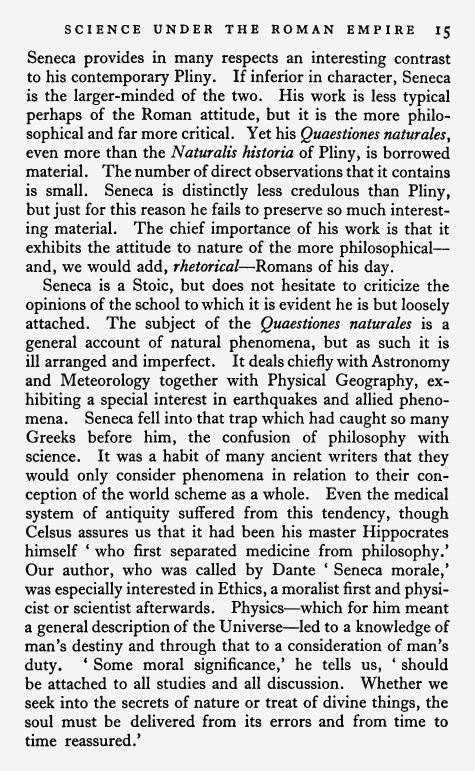
#> input picture tests/fixtures/layout_regression/inputs/body-header-includes-pageno.png, 950 x 1542 px (shown at 1/2 size)
$ python -i contours.py   (imports and definitions only)
#> lines starting #> are read from the running program, lines starting #| are printed output that depends on the picture; after the words box and inside, x2 and y2 are one past the last pixel; in counts of white or black regions, pixels touching at a corner belong together
#> further down, picture is the input picture: shape (1542, 950); min 13, max 244, mean 209.7
from __future__ import annotations

# Configure logging
import logging
from typing import TYPE_CHECKING, cast

if TYPE_CHECKING:
    from collections.abc import Sequence

import cv2
import numpy as np
import numpy.typing as npt

logger = logging.getLogger(__name__)

ImageArray = npt.NDArray[np.uint8]
Contour = npt.NDArray[np.int32]


def find_and_draw_contours(img: ImageArray) -> tuple[ImageArray, tuple[Contour, ...]]:
    """Find external contours in a grayscale image and draw bounding rectangles.

    Always returns a 3-channel BGR visualization image regardless of whether
    any contours are found, so callers do not need to runtime-dispatch on
    output shape. When no contours are found, the input is converted to BGR
    and returned unmodified (no rectangles drawn).
    """
    raw_contours, _ = cv2.findContours(img, cv2.RETR_EXTERNAL, cv2.CHAIN_APPROX_SIMPLE)
#> raw_contours = [[[0, 0], [0, 1541], [949, 1541], [949, 0]]]
    contours = cast("tuple[Contour, ...]", tuple(raw_contours))
#> contours = ([[0, 0], [0, 1541], [949, 1541], [949, 0]],)
    # Always promote to 3-channel BGR so the return type is consistent.
    out = (
        cast("ImageArray", cv2.cvtColor(img, cv2.COLOR_GRAY2BGR))
        if img.ndim == 2
        else img.copy()
    )
    # TODO: Optimize the rectangle drawing by using Numpy
    if contours:
        for c in contours:
            x, y, w, h = cv2.boundingRect(c)
            _ = cv2.rectangle(out, (x, y), (x + w, y + h), (125, 255, 0), 4)
#> this loop made 1 pass
#> (c, x, y, w, h) on pass 1: ([[0, 0], [0, 1541], [949, 1541], [949, 0]], 0, 0, 950, 1542)
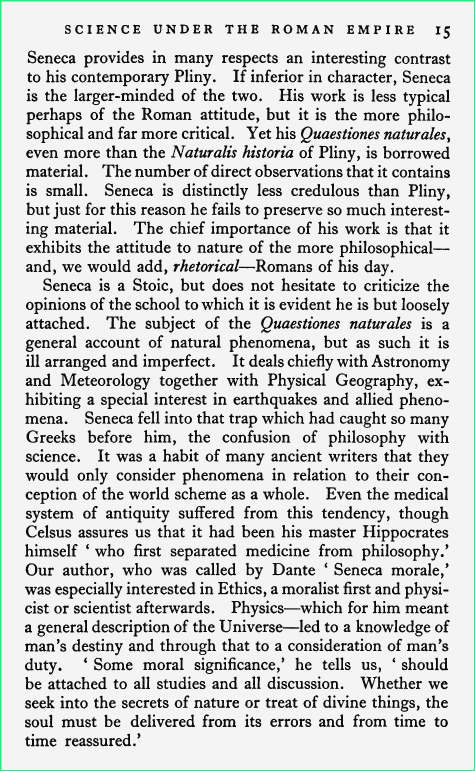
#> out: shape (1542, 950, 3) (shown at 1/2 size); 0.85% of pixels changed, all inside (x1, y1, x2, y2) = (0, 0, 950, 1542)

    return out, contours


# [95 lines that did not run here, left out]

>>> import cv2
>>> picture = cv2.imread('../../../tests/fixtures/layout_regression/inputs/body-header-includes-pageno.png', cv2.IMREAD_GRAYSCALE)
>>> result = find_and_draw_contours(picture)

$ run again, on tests/fixtures/layout_regression/inputs/body-italic-header-left-pageno.png
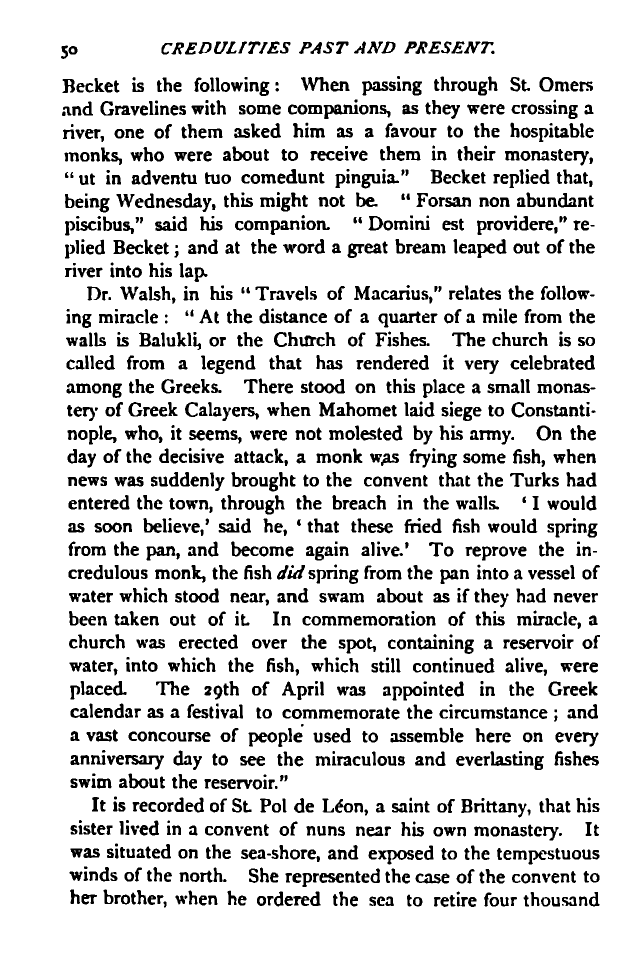
#> input picture tests/fixtures/layout_regression/inputs/body-italic-header-left-pageno.png, 1275 x 1938 px (shown at 1/2 size)
#> picture: shape (1938, 1275); 85.5% white; 1685 black regions (2 under 20 px), largest, box (x1, y1, x2, y2) and area: (250, 1510, 328, 1539) 935, (647, 209, 717, 238) 901, (756, 1700, 828, 1729) 849
#> raw_contours = [[[0, 0], [0, 1937], [1274, 1937], [1274, 0]]]
#> contours = ([[0, 0], [0, 1937], [1274, 1937], [1274, 0]],)
#> in find_and_draw_contours, out is the input picture: shape (1938, 1275, 3); 85.5% white; 1685 black regions (2 under 20 px), largest, box (x1, y1, x2, y2) and area: (250, 1510, 328, 1539) 935, (647, 209, 717, 238) 901, (756, 1700, 828, 1729) 849
#> the loop in find_and_draw_contours, `for c in contours:` made 1 pass
#> (c, x, y, w, h) on pass 1: ([[0, 0], [0, 1937], [1274, 1937], [1274, 0]], 0, 0, 1275, 1938)
#> after the loop in find_and_draw_contours, `for c in contours:`:
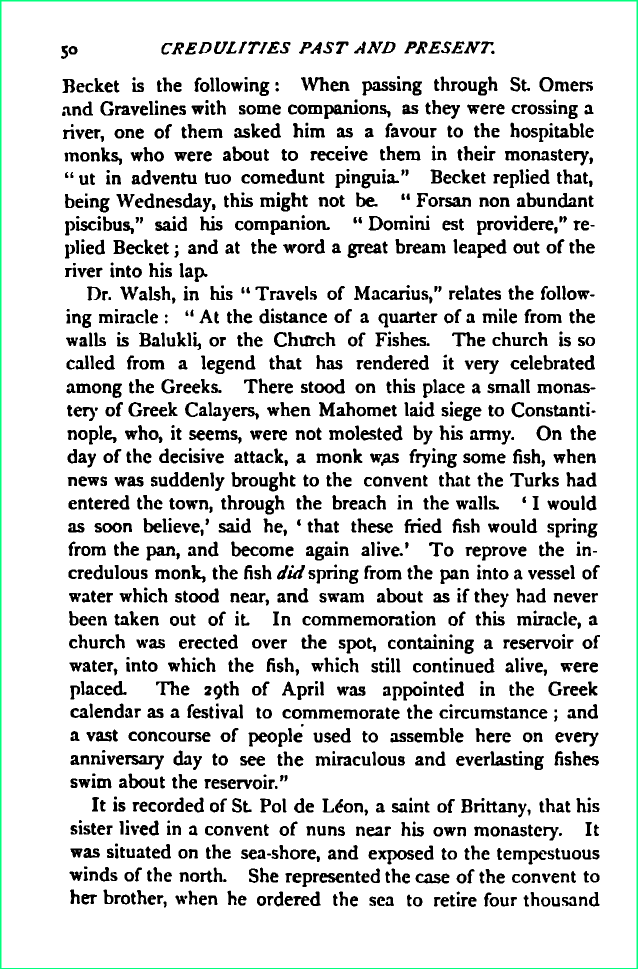
#> out: shape (1938, 1275, 3) (shown at 1/2 size); 0.65% of pixels changed, all inside (x1, y1, x2, y2) = (0, 0, 1275, 1938)

$ run again, on tests/fixtures/layout_regression/inputs/body-running-header-page-number.png
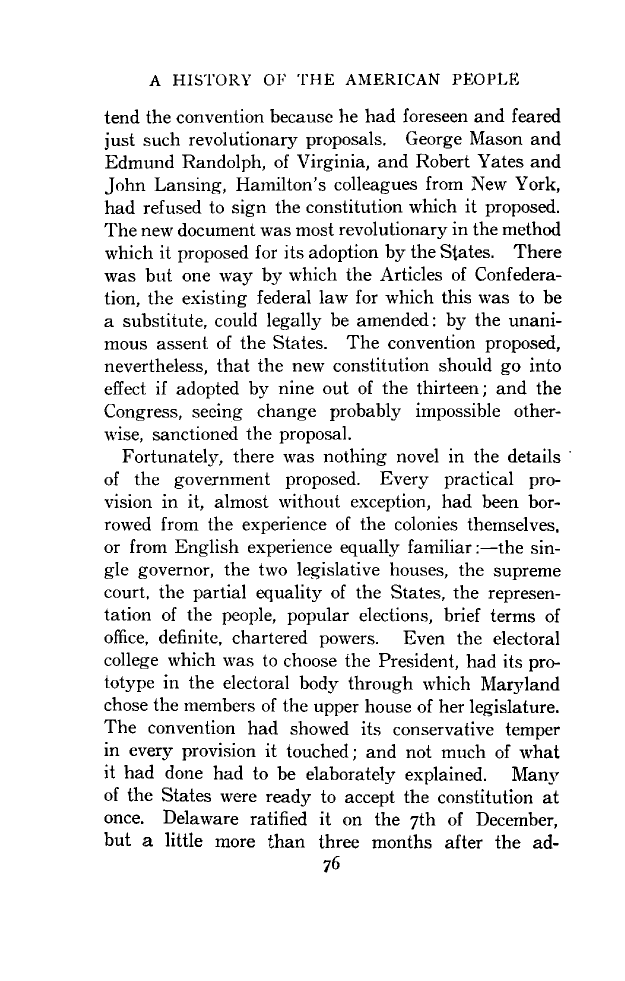
#> input picture tests/fixtures/layout_regression/inputs/body-running-header-page-number.png, 1250 x 1961 px (shown at 1/2 size)
#> picture: shape (1961, 1250); 92.1% white; 1617 black regions (111 under 20 px), largest, box (x1, y1, x2, y2) and area: (1024, 1533, 1056, 1562) 393, (1087, 216, 1121, 245) 375, (962, 1353, 992, 1381) 356
#> raw_contours = [[[0, 0], [0, 1960], [1249, 1960], [1249, 0]]]
#> contours = ([[0, 0], [0, 1960], [1249, 1960], [1249, 0]],)
#> in find_and_draw_contours, out is the input picture: shape (1961, 1250, 3); 92.1% white; 1617 black regions (111 under 20 px), largest, box (x1, y1, x2, y2) and area: (1024, 1533, 1056, 1562) 393, (1087, 216, 1121, 245) 375, (962, 1353, 992, 1381) 356
#> the loop in find_and_draw_contours, `for c in contours:` made 1 pass
#> (c, x, y, w, h) on pass 1: ([[0, 0], [0, 1960], [1249, 1960], [1249, 0]], 0, 0, 1250, 1961)
#> after the loop in find_and_draw_contours, `for c in contours:`:
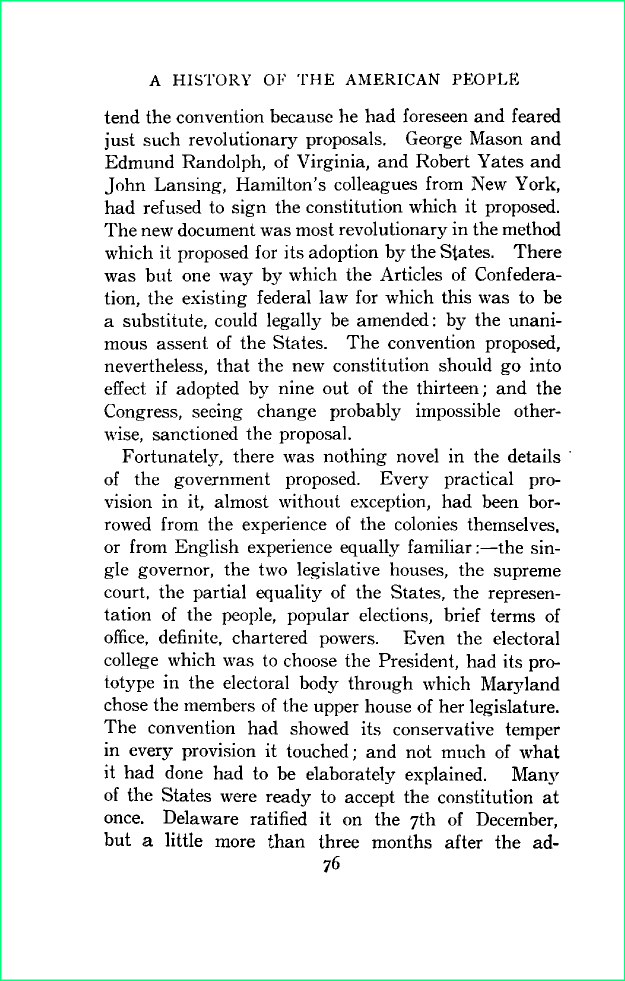
#> out: shape (1961, 1250, 3) (shown at 1/2 size); 0.65% of pixels changed, all inside (x1, y1, x2, y2) = (0, 0, 1250, 1961)

$ run again, on tests/fixtures/layout_regression/inputs/catalog-multi-block-ads.png
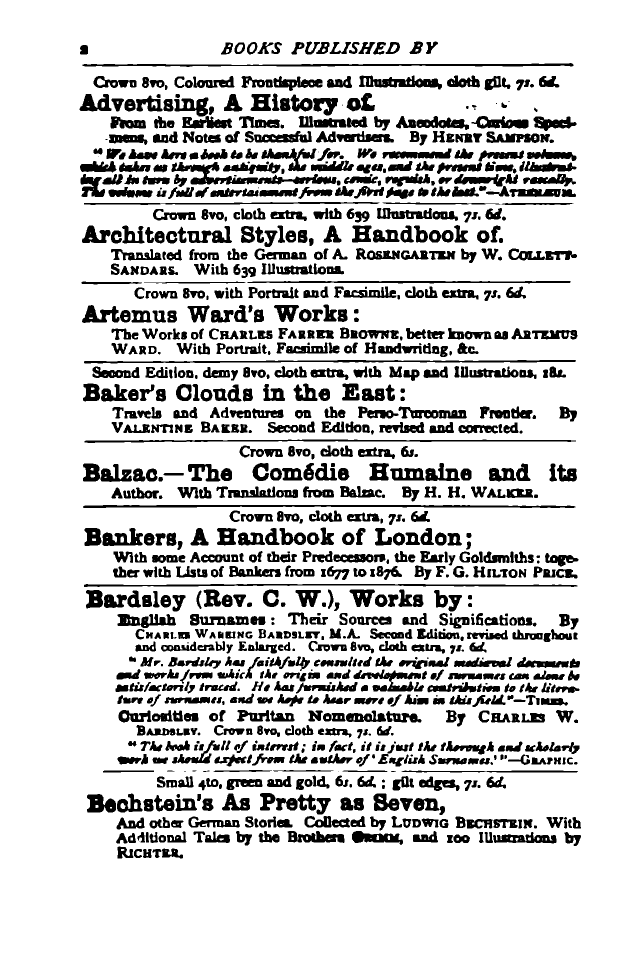
#> input picture tests/fixtures/layout_regression/inputs/catalog-multi-block-ads.png, 1275 x 1938 px (shown at 1/2 size)
#> picture: shape (1938, 1275); 82.5% white; 1081 black regions (46 under 20 px), largest, box (x1, y1, x2, y2) and area: (343, 324, 673, 369) 4430, (166, 1010, 1151, 1016) 4141, (165, 126, 1147, 134) 3872
#> raw_contours = [[[0, 0], [0, 1937], [1274, 1937], [1274, 0]]]
#> contours = ([[0, 0], [0, 1937], [1274, 1937], [1274, 0]],)
#> in find_and_draw_contours, out is the input picture: shape (1938, 1275, 3); 82.5% white; 1081 black regions (46 under 20 px), largest, box (x1, y1, x2, y2) and area: (343, 324, 673, 369) 4430, (166, 1010, 1151, 1016) 4141, (165, 126, 1147, 134) 3872
#> the loop in find_and_draw_contours, `for c in contours:` made 1 pass
#> (c, x, y, w, h) on pass 1: ([[0, 0], [0, 1937], [1274, 1937], [1274, 0]], 0, 0, 1275, 1938)
#> after the loop in find_and_draw_contours, `for c in contours:`:
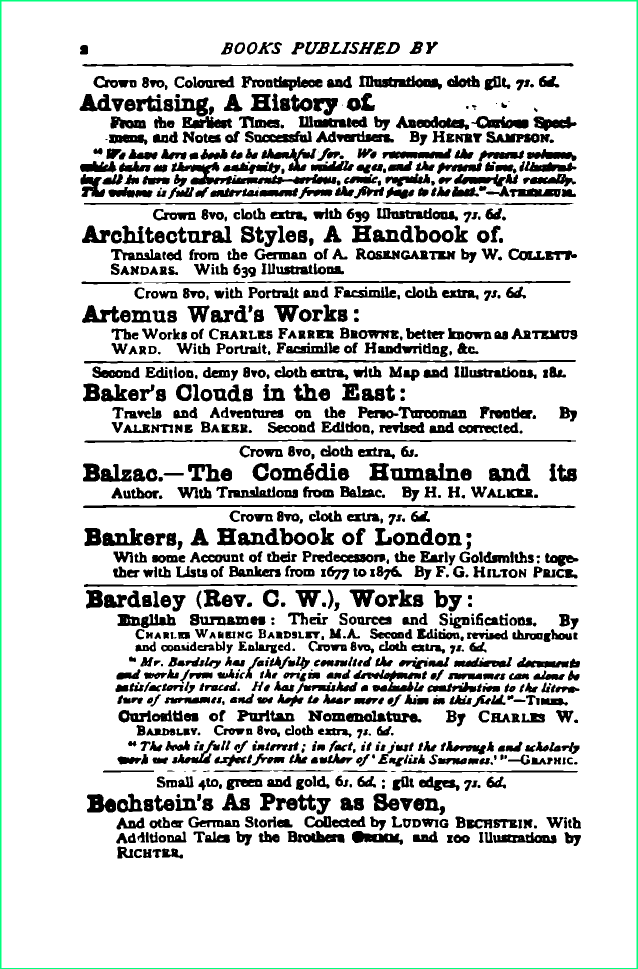
#> out: shape (1938, 1275, 3) (shown at 1/2 size); 0.65% of pixels changed, all inside (x1, y1, x2, y2) = (0, 0, 1275, 1938)
